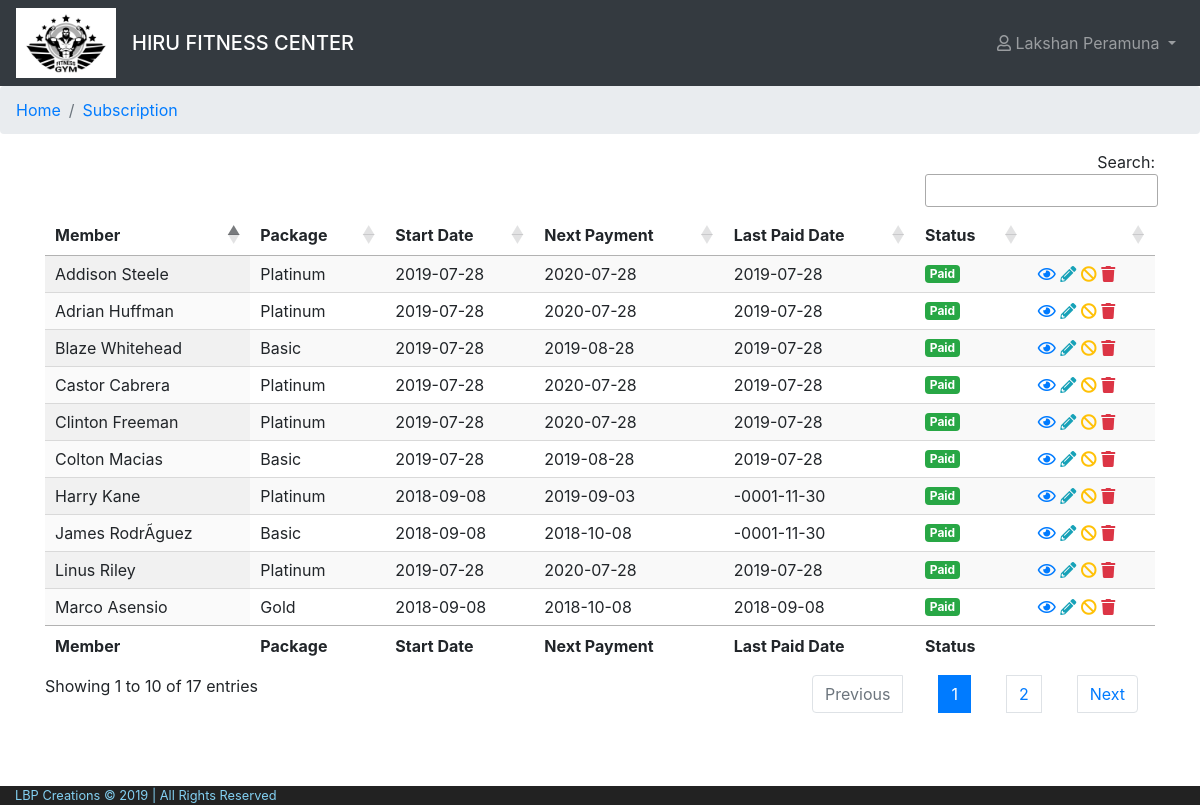
The app's page /cms/view/subscription/index.php (signed in) with its own data.
### tables this page shows
CREATE TABLE `membership` (
  `membership_id` int(11) NOT NULL,
  `member_id` int(11) NOT NULL,
  `package_id` int(11) NOT NULL,
  `start_date` datetime NOT NULL,
  `end_date` datetime NOT NULL,
  `last_paid_date` datetime NOT NULL COMMENT 'Actual paid date',
  `payment_status` char(1) NOT NULL COMMENT 'P - Paid, L - Late',
  `status` char(1) NOT NULL COMMENT 'A = Active , I = Inactive, D = Deleted',
  `created_by` int(11) NOT NULL COMMENT 'last updated staff person',
  `updated_by` int(11) NOT NULL,
  `lmd` datetime NOT NULL DEFAULT CURRENT_TIMESTAMP ON UPDATE CURRENT_TIMESTAMP COMMENT 'Last Modified Time'
);

CREATE TABLE `package` (
  `package_id` int(20) NOT NULL,
  `package_name` varchar(255) NOT NULL,
  `package_description` text NOT NULL,
  `fee` float NOT NULL,
  `duration` int(11) NOT NULL,
  `image` varchar(255) DEFAULT NULL,
  `lmd` datetime NOT NULL DEFAULT CURRENT_TIMESTAMP ON UPDATE CURRENT_TIMESTAMP,
  `status` char(1) NOT NULL COMMENT 'A = Active , I = Inactive, D = Deleted'
);

### model/subscription.php (called while the page is built, shortened)
<?php
class Subscription{
    public static function displayAllSubscription(){
        $con=$GLOBALS['con'];
        $sql="  SELECT  membership.membership_id,
                        CONCAT_WS(' ',member.first_name,member.last_name) AS member_name,
                        package.package_name,
                        membership.start_date,
                        membership.end_date,
                        membership.last_paid_date,
                        membership.status,
                        membership.payment_status,
                        CONCAT_WS(' ',staff.first_name,staff.last_name) AS staff_name
                FROM membership
                INNER JOIN staff ON membership.created_by = staff.staff_id
                INNER JOIN member ON membership.member_id = member.member_id
                INNER JOIN package ON membership.package_id = package.package_id
                WHERE member.member_id != 'D'
                ORDER BY membership.membership_id DESC";
        $result=$con->query($sql);
        return $result;
    }
}

### cms/view/subscription/index.php (the view, shortened to what this page needs)
<?php include '../../layout/header.php'; ?>
<?php include '../../../model/subscription.php'; ?>
<?php
$allSubscription = Subscription::displayAllSubscription();
?>
<body>
    <?php include '../../layout/navBar.php';?>
    <nav aria-label="breadcrumb">
    <ol class="breadcrumb">
        <li class="breadcrumb-item" aria-current="page"><a href="../dashboard/dashboard.php">Home</a></li>
        <li class="breadcrumb-item active" aria-current="page"><a href="#">Subscription</a></li>
    </ol>
    </nav>
    <div class="container">
        <table id="example" class="display" style="width:100%">
            <thead>
                <tr>
                    <th>Member</th>
                    <th>Package</th>
                    <th>Start Date</th>
                    <th>Next Payment</th>
                    <th>Last Paid Date</th>
                    <th>Status</th>
                    <th>&nbsp;</th>
                </tr>
            </thead>
            <tbody>
                <?php
                    while($row = $allSubscription->fetch_assoc()) {
                        if($row['payment_status']==Subscription::PAID){
                            $status="Paid";
                        }elseif($row['payment_status']==Subscription::LATE){
                            $status="Late";
                        }
                ?>
                <tr>
                    <td><?php echo ucwords($row['member_name']); ?></td>
                    <td><?php echo ucwords($row['package_name']); ?></td>
                    <td><?php echo date("Y-m-d", strtotime($row['start_date'])); ?></td>
                    <td><?php echo date("Y-m-d", strtotime($row['end_date'])); ?></td>
                    <td><?php echo date("Y-m-d", strtotime($row['last_paid_date'])); ?></td>
                    <td><span class="badge <?php if($row['payment_status']==Subscription::PAID){echo "badge-success";}else{echo "badge-danger";}?>"><?php echo $status; ?></span></td>
                    <td>
                            <a data-toggle="tooltip" data-placement="top" title="View" href="../../controller/membershipController.php?membership_id=<?php echo $row['membership_id']?>&status=View"><i class="far fa-eye text-primary"></i></a>
                            <a data-toggle="tooltip" data-placement="top" title="Edit" href="../../controller/membershipController.php?membership_id=<?php echo $row['membership_id']?>&status=Edit"><i class="fas fa-pencil-alt text-info"></i></a>
                        <?php
                            $membershipId = $row['membership_id'];
                            if($row['status']==Subscription::ACTIVE){
                                echo "<a data-toggle='tooltip' data-placement='top' title='Deactivate' href='../../controller/membershipController.php?membership_id='.$membershipId.'&status=Deactivate'><i class='fas fa-ban text-warning'></i></a>";
                            }elseif($row['status']==Subscription::INACTIVE){
                                echo "<a data-toggle='tooltip' data-placement='top' title='Activate' href='../../controller/membershipController.php?membership_id='.$membershipId.'&status=Activate'><i class='far fa-check-circle text-success'></i></a>";
                            }
                        ?>
                            <a data-toggle="tooltip" data-placement="top" title="Delete"><i class="fas fa-trash text-danger"></i></a>
                    </td>
                </tr>
                    <?php } ?>
            </tbody>
            <tfoot>
                <tr>
                    <th>Member</th>
                    <th>Package</th>
                    <th>Start Date</th>
                    <th>Next Payment</th>
                    <th>Last Paid Date</th>
                    <th>Status</th>
                    <th>&nbsp;</th>
                </tr>
            </tfoot>
        </table>
    </div>
<?php include '../../layout/footer.php';?>

### public/css/layout.css (style rules this page uses)
body { background-color: #ffffff; font-family: 'Roboto', sans-serif; }
a { text-decoration: none !important; }

### records on screen
membership: member_name "Blaze Whitehead", package.package_name "Basic", start_date "2019-07-28", end_date "2019-08-28", last_paid_date "2019-07-28", payment_status "Paid"
membership: member_name "Clinton Freeman", package.package_name "Platinum", start_date "2019-07-28", end_date "2020-07-28", last_paid_date "2019-07-28", payment_status "Paid"
membership: member_name "Castor Cabrera", package.package_name "Platinum", start_date "2019-07-28", end_date "2020-07-28", last_paid_date "2019-07-28", payment_status "Paid"
membership: member_name "Colton Macias", package.package_name "Basic", start_date "2019-07-28", end_date "2019-08-28", last_paid_date "2019-07-28", payment_status "Paid"
membership: member_name "Addison Steele", package.package_name "Platinum", start_date "2019-07-28", end_date "2020-07-28", last_paid_date "2019-07-28", payment_status "Paid"
membership: member_name "Adrian Huffman", package.package_name "Platinum", start_date "2019-07-28", end_date "2020-07-28", last_paid_date "2019-07-28", payment_status "Paid"
membership: member_name "Linus Riley", package.package_name "Platinum", start_date "2019-07-28", end_date "2020-07-28", last_paid_date "2019-07-28", payment_status "Paid"
membership: member_name "James RodrÃ­guez", package.package_name "Basic", start_date "2018-09-08", end_date "2018-10-08", last_paid_date "-0001-11-30", payment_status "Paid"
membership: member_name "Harry Kane", package.package_name "Platinum", start_date "2018-09-08", end_date "2019-09-03", last_paid_date "-0001-11-30", payment_status "Paid"
membership: member_name "Marco Asensio", package.package_name "Gold", start_date "2018-09-08", end_date "2018-10-08", last_paid_date "2018-09-08", payment_status "Paid"

### other values on screen
SYSTEM_BUSINESS_NAME "HIRU FITNESS CENTER"
$user['first_name'] "Lakshan"
$user['last_name'] "Peramuna"
